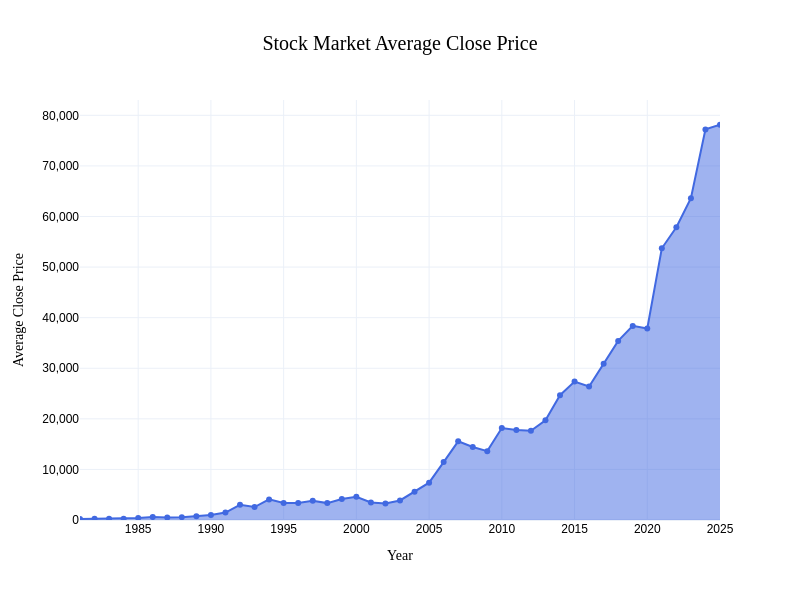

Notebook code cell kept with this figure:
### Markdown cell above
# Stock Market Analysis from 1981 to 2025

### Code cell
import pandas as pd
import plotly.express as px

# Use the correct DataFrame
df = df_excel_csv.copy()

# Convert 'Date' column to datetime and drop invalid ones
df['Date'] = pd.to_datetime(df['Date'], errors='coerce')
df = df.dropna(subset=['Date'])

# Extract year
df['Year'] = df['Date'].dt.year

# Clean and convert 'Close' column
df['Close'] = df['Close'].astype(str).str.replace(',', '').str.strip()
df['Close'] = pd.to_numeric(df['Close'], errors='coerce')
df = df.dropna(subset=['Close'])

# Average close price per year
avg_close_per_year = df.groupby('Year', as_index=False)['Close'].mean()

# Plot interactive area chart
fig = px.area(
    avg_close_per_year,
    x='Year',
    y='Close',
    title="Stock Market Average Close Price (Interactive Area Chart)",
    markers=True
)

# Styling like your Jira graph
fig.update_traces(line_color='royalblue', marker=dict(size=6))
fig.update_layout(
    title=dict(
        text="Stock Market Average Close Price",
        x=0.5,
        xanchor='center',
        font=dict(family="Arial Black", size=20, color='black')
    ),
    xaxis=dict(
        title=dict(text='Year', font=dict(size=14, family="Arial Black", color='black')),
        tickfont=dict(size=12, family="Arial", color='black')
    ),
         yaxis=dict(
        title=dict(text='Average Close Price', font=dict(size=14, family="Arial Black", color='black')),
        tickfont=dict(size=12, family="Arial", color='black'),
        tickformat=','  # 👈 Ensures numbers like 10000 (not 10k)
    ),

    hovermode='x unified',
    template='plotly_white',
    legend_title_text='',
    showlegend=False
)
fig.update_layout(
    width=800,   # 🔁 Adjust width in pixels
    height=600,   # 🔁 Adjust height in pixels

)


fig.show()

### Figure 1 — Plotly figure (JSON) as saved in the notebook; plotly's stock layout.template omitted (floating-point values rounded to 4 significant figures)
{"data": [{"fillpattern": {"shape": ""}, "hovertemplate": "Year=%{x}<br>Close=%{y}<extra></extra>", "legendgroup": "", "line": {"color": "royalblue"}, "marker": {"size": 6, "symbol": "circle"}, "mode": "lines+markers", "name": "", "orientation": "v", "showlegend": false, "stackgroup": "1", "type": "scatter", "x": [1981, 1982, 1983, 1984, 1985, 1986, 1987, 1988, 1989, 1990, 1991, 1992, 1993, 1994, 1995, 1996, 1997, 1998, 1999, 2000, 2001, 2002, 2003, 2004, 2005, 2006, 2007, 2008, 2009, 2010, 2011, 2012, 2013, 2014, 2015, 2016, 2017, 2018, 2019, 2020, 2021, 2022, 2023, 2024, 2025], "xaxis": "x", "y": [189.5, 223.2, 231.6, 252.3, 418.3, 579.7, 485.6, 558.1, 717.7, 973.1, 1476.0, 3002.0, 2565.0, 4073.0, 3364.0, 3384.0, 3802.0, 3340.0, 4149.0, 4606.0, 3479.0, 3260.0, 3862.0, 5569.0, 7387.0, 11450.0, 15550.0, 14430.0, 13620.0, 18190.0, 17780.0, 17650.0, 19720.0, 24670.0, 27360.0, 26380.0, 30910.0, 35410.0, 38380.0, 37860.0, 53710.0, 57860.0, 63630.0, 77220.0, 78140.0], "yaxis": "y"}], "layout": {"height": 600, "hovermode": "x unified", "legend": {"title": {"text": ""}, "tracegroupgap": 0}, "showlegend": false, "title": {"font": {"color": "black", "family": "Arial Black", "size": 20}, "text": "Stock Market Average Close Price", "x": 0.5, "xanchor": "center"}, "width": 800, "xaxis": {"anchor": "y", "domain": [0, 1], "tickfont": {"color": "black", "family": "Arial", "size": 12}, "title": {"font": {"color": "black", "family": "Arial Black", "size": 14}, "text": "Year"}}, "yaxis": {"anchor": "x", "domain": [0, 1], "tickfont": {"color": "black", "family": "Arial", "size": 12}, "tickformat": ",", "title": {"font": {"color": "black", "family": "Arial Black", "size": 14}, "text": "Average Close Price"}}}}
